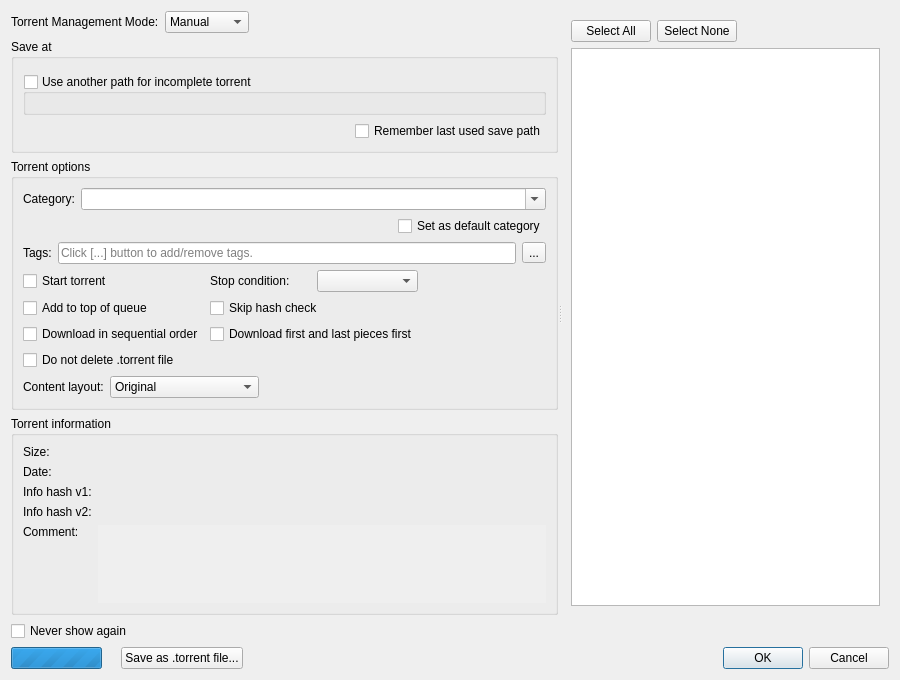
<?xml version="1.0" encoding="UTF-8"?>
<ui version="4.0">
 <class>AddNewTorrentDialog</class>
 <widget class="QDialog" name="AddNewTorrentDialog">
  <property name="geometry">
   <rect>
    <x>0</x>
    <y>0</y>
    <width>900</width>
    <height>680</height>
   </rect>
  </property>
  <layout class="QVBoxLayout" name="AddNewTorrentDialogLayout">
   <item>
    <widget class="QScrollArea" name="scrollArea_2">
     <property name="frameShape">
      <enum>QFrame::Shape::NoFrame</enum>
     </property>
     <property name="sizeAdjustPolicy">
      <enum>QAbstractScrollArea::SizeAdjustPolicy::AdjustToContents</enum>
     </property>
     <property name="widgetResizable">
      <bool>true</bool>
     </property>
     <widget class="QWidget" name="scrollAreaWidgetContents_2">
      <property name="geometry">
       <rect>
        <x>0</x>
        <y>0</y>
        <width>882</width>
        <height>598</height>
       </rect>
      </property>
      <layout class="QVBoxLayout" name="verticalLayout_6">
       <property name="leftMargin">
        <number>0</number>
       </property>
       <property name="topMargin">
        <number>0</number>
       </property>
       <property name="rightMargin">
        <number>0</number>
       </property>
       <property name="bottomMargin">
        <number>0</number>
       </property>
       <item>
        <widget class="QSplitter" name="splitter">
         <property name="orientation">
          <enum>Qt::Orientation::Horizontal</enum>
         </property>
         <property name="childrenCollapsible">
          <bool>false</bool>
         </property>
         <widget class="QFrame" name="torrentoptionsFrame">
          <layout class="QVBoxLayout" name="mainlayout_addui">
           <property name="leftMargin">
            <number>0</number>
           </property>
           <property name="topMargin">
            <number>0</number>
           </property>
           <property name="rightMargin">
            <number>0</number>
           </property>
           <property name="bottomMargin">
            <number>0</number>
           </property>
           <item>
            <layout class="QHBoxLayout" name="managementLayout">
             <item>
              <widget class="QLabel" name="labelTorrentManagementMode">
               <property name="text">
                <string>Torrent Management Mode:</string>
               </property>
              </widget>
             </item>
             <item>
              <widget class="QComboBox" name="comboTMM">
               <property name="toolTip">
                <string>Automatic mode means that various torrent properties(eg save path) will be decided by the associated category</string>
               </property>
               <item>
                <property name="text">
                 <string>Manual</string>
                </property>
               </item>
               <item>
                <property name="text">
                 <string>Automatic</string>
                </property>
               </item>
              </widget>
             </item>
             <item>
              <spacer name="horizontalSpacer">
               <property name="orientation">
                <enum>Qt::Orientation::Horizontal</enum>
               </property>
               <property name="sizeHint" stdset="0">
                <size>
                 <width>20</width>
                 <height>20</height>
                </size>
               </property>
              </spacer>
             </item>
            </layout>
           </item>
           <item>
            <widget class="QGroupBox" name="groupBoxSavePath">
             <property name="title">
              <string>Save at</string>
             </property>
             <layout class="QVBoxLayout" name="verticalLayout">
              <item>
               <widget class="FileSystemPathComboEdit" name="savePath" native="true"/>
              </item>
              <item>
               <widget class="QGroupBox" name="groupBoxDownloadPath">
                <property name="title">
                 <string>Use another path for incomplete torrent</string>
                </property>
                <property name="checkable">
                 <bool>true</bool>
                </property>
                <property name="checked">
                 <bool>false</bool>
                </property>
                <layout class="QVBoxLayout" name="verticalLayout_4">
                 <item>
                  <widget class="FileSystemPathComboEdit" name="downloadPath" native="true"/>
                 </item>
                </layout>
               </widget>
              </item>
              <item>
               <layout class="QHBoxLayout" name="layoutRememberLastSavePath">
                <item>
                 <spacer name="horizontalSpacer_5">
                  <property name="orientation">
                   <enum>Qt::Orientation::Horizontal</enum>
                  </property>
                  <property name="sizeHint" stdset="0">
                   <size>
                    <width>40</width>
                    <height>20</height>
                   </size>
                  </property>
                 </spacer>
                </item>
                <item>
                 <widget class="QCheckBox" name="checkBoxRememberLastSavePath">
                  <property name="text">
                   <string>Remember last used save path</string>
                  </property>
                 </widget>
                </item>
               </layout>
              </item>
             </layout>
            </widget>
           </item>
           <item>
            <widget class="QGroupBox" name="groupBoxSettings">
             <property name="title">
              <string>Torrent options</string>
             </property>
             <layout class="QVBoxLayout" name="verticalLayout_3">
              <item>
               <layout class="QHBoxLayout" name="categoryLayout">
                <item>
                 <widget class="QLabel" name="labelCategory">
                  <property name="text">
                   <string>Category:</string>
                  </property>
                 </widget>
                </item>
                <item>
                 <widget class="QComboBox" name="categoryComboBox">
                  <property name="sizePolicy">
                   <sizepolicy hsizetype="Expanding" vsizetype="Fixed">
                    <horstretch>0</horstretch>
                    <verstretch>0</verstretch>
                   </sizepolicy>
                  </property>
                  <property name="editable">
                   <bool>true</bool>
                  </property>
                  <property name="insertPolicy">
                   <enum>QComboBox::InsertPolicy::InsertAtTop</enum>
                  </property>
                 </widget>
                </item>
               </layout>
              </item>
              <item alignment="Qt::AlignmentFlag::AlignRight">
               <widget class="QCheckBox" name="defaultCategoryCheckbox">
                <property name="text">
                 <string>Set as default category</string>
                </property>
               </widget>
              </item>
              <item>
               <layout class="QHBoxLayout" name="tagsLayout" stretch="0,0,0">
                <item>
                 <widget class="QLabel" name="tagsLabel">
                  <property name="text">
                   <string>Tags:</string>
                  </property>
                 </widget>
                </item>
                <item>
                 <widget class="QLineEdit" name="tagsLineEdit">
                  <property name="sizePolicy">
                   <sizepolicy hsizetype="Expanding" vsizetype="Fixed">
                    <horstretch>0</horstretch>
                    <verstretch>0</verstretch>
                   </sizepolicy>
                  </property>
                  <property name="readOnly">
                   <bool>true</bool>
                  </property>
                  <property name="placeholderText">
                   <string>Click [...] button to add/remove tags.</string>
                  </property>
                  <property name="clearButtonEnabled">
                   <bool>false</bool>
                  </property>
                 </widget>
                </item>
                <item>
                 <widget class="QToolButton" name="tagsEditButton">
                  <property name="toolTip">
                   <string>Add/remove tags</string>
                  </property>
                  <property name="text">
                   <string>...</string>
                  </property>
                 </widget>
                </item>
               </layout>
              </item>
              <item>
               <layout class="QGridLayout" name="gridLayout">
                <item row="0" column="0">
                 <widget class="QCheckBox" name="startTorrentCheckBox">
                  <property name="text">
                   <string>Start torrent</string>
                  </property>
                 </widget>
                </item>
                <item row="0" column="1">
                 <layout class="QHBoxLayout" name="stopConditionLayout">
                  <item>
                   <widget class="QLabel" name="stopConditionLabel">
                    <property name="text">
                     <string>Stop condition:</string>
                    </property>
                   </widget>
                  </item>
                  <item>
                   <widget class="QComboBox" name="stopConditionComboBox"/>
                  </item>
                 </layout>
                </item>
                <item row="0" column="2">
                 <spacer name="horizontalSpacer_3">
                  <property name="orientation">
                   <enum>Qt::Orientation::Horizontal</enum>
                  </property>
                  <property name="sizeHint" stdset="0">
                   <size>
                    <width>40</width>
                    <height>20</height>
                   </size>
                  </property>
                 </spacer>
                </item>
                <item row="1" column="0">
                 <widget class="QCheckBox" name="addToQueueTopCheckBox">
                  <property name="text">
                   <string>Add to top of queue</string>
                  </property>
                 </widget>
                </item>
                <item row="1" column="1">
                 <widget class="QCheckBox" name="skipCheckingCheckBox">
                  <property name="text">
                   <string>Skip hash check</string>
                  </property>
                 </widget>
                </item>
                <item row="2" column="0">
                 <widget class="QCheckBox" name="sequentialCheckBox">
                  <property name="text">
                   <string>Download in sequential order</string>
                  </property>
                 </widget>
                </item>
                <item row="2" column="1">
                 <widget class="QCheckBox" name="firstLastCheckBox">
                  <property name="text">
                   <string>Download first and last pieces first</string>
                  </property>
                 </widget>
                </item>
                <item row="3" column="0">
                 <widget class="QCheckBox" name="doNotDeleteTorrentCheckBox">
                  <property name="toolTip">
                   <string>When checked, the .torrent file will not be deleted regardless of the settings at the &quot;Download&quot; page of the Options dialog</string>
                  </property>
                  <property name="text">
                   <string>Do not delete .torrent file</string>
                  </property>
                 </widget>
                </item>
               </layout>
              </item>
              <item>
               <layout class="QHBoxLayout" name="horizontalLayout_2">
                <item>
                 <widget class="QLabel" name="contentLayoutLabel">
                  <property name="text">
                   <string>Content layout:</string>
                  </property>
                 </widget>
                </item>
                <item>
                 <widget class="QComboBox" name="contentLayoutComboBox">
                  <property name="currentIndex">
                   <number>0</number>
                  </property>
                  <item>
                   <property name="text">
                    <string>Original</string>
                   </property>
                  </item>
                  <item>
                   <property name="text">
                    <string>Create subfolder</string>
                   </property>
                  </item>
                  <item>
                   <property name="text">
                    <string>Don't create subfolder</string>
                   </property>
                  </item>
                 </widget>
                </item>
                <item>
                 <spacer name="horizontalSpacer_4">
                  <property name="orientation">
                   <enum>Qt::Orientation::Horizontal</enum>
                  </property>
                  <property name="sizeHint" stdset="0">
                   <size>
                    <width>40</width>
                    <height>20</height>
                   </size>
                  </property>
                 </spacer>
                </item>
               </layout>
              </item>
             </layout>
            </widget>
           </item>
           <item>
            <widget class="QGroupBox" name="infoGroup">
             <property name="sizePolicy">
              <sizepolicy hsizetype="Preferred" vsizetype="Expanding">
               <horstretch>0</horstretch>
               <verstretch>0</verstretch>
              </sizepolicy>
             </property>
             <property name="title">
              <string>Torrent information</string>
             </property>
             <layout class="QGridLayout" name="gridLayout_2">
              <item row="0" column="0">
               <widget class="QLabel" name="labelSize">
                <property name="text">
                 <string>Size:</string>
                </property>
               </widget>
              </item>
              <item row="0" column="1">
               <widget class="QLabel" name="labelSizeData"/>
              </item>
              <item row="1" column="0">
               <widget class="QLabel" name="labelDate">
                <property name="text">
                 <string>Date:</string>
                </property>
               </widget>
              </item>
              <item row="1" column="1">
               <widget class="QLabel" name="labelDateData"/>
              </item>
              <item row="2" column="0">
               <widget class="QLabel" name="labelInfohash1">
                <property name="text">
                 <string>Info hash v1:</string>
                </property>
               </widget>
              </item>
              <item row="2" column="1">
               <widget class="QLabel" name="labelInfohash1Data">
                <property name="textInteractionFlags">
                 <set>Qt::TextInteractionFlag::TextSelectableByMouse</set>
                </property>
               </widget>
              </item>
              <item row="3" column="0">
               <widget class="QLabel" name="labelInfohash2">
                <property name="text">
                 <string>Info hash v2:</string>
                </property>
               </widget>
              </item>
              <item row="3" column="1">
               <widget class="QLabel" name="labelInfohash2Data">
                <property name="textInteractionFlags">
                 <set>Qt::TextInteractionFlag::TextSelectableByMouse</set>
                </property>
               </widget>
              </item>
              <item row="4" column="0">
               <widget class="QLabel" name="labelComment">
                <property name="text">
                 <string>Comment:</string>
                </property>
                <property name="alignment">
                 <set>Qt::AlignmentFlag::AlignLeading|Qt::AlignmentFlag::AlignLeft|Qt::AlignmentFlag::AlignTop</set>
                </property>
               </widget>
              </item>
              <item row="4" column="1">
               <widget class="QScrollArea" name="scrollArea">
                <property name="frameShape">
                 <enum>QFrame::Shape::NoFrame</enum>
                </property>
                <property name="sizeAdjustPolicy">
                 <enum>QAbstractScrollArea::SizeAdjustPolicy::AdjustToContents</enum>
                </property>
                <property name="widgetResizable">
                 <bool>true</bool>
                </property>
                <widget class="QWidget" name="scrollAreaWidgetContents">
                 <property name="geometry">
                  <rect>
                   <x>0</x>
                   <y>0</y>
                   <width>411</width>
                   <height>70</height>
                  </rect>
                 </property>
                 <layout class="QVBoxLayout" name="verticalLayout_2">
                  <property name="leftMargin">
                   <number>0</number>
                  </property>
                  <property name="topMargin">
                   <number>0</number>
                  </property>
                  <property name="rightMargin">
                   <number>0</number>
                  </property>
                  <property name="bottomMargin">
                   <number>0</number>
                  </property>
                  <item>
                   <widget class="QLabel" name="labelCommentData">
                    <property name="textFormat">
                     <enum>Qt::TextFormat::RichText</enum>
                    </property>
                    <property name="alignment">
                     <set>Qt::AlignmentFlag::AlignLeading|Qt::AlignmentFlag::AlignLeft|Qt::AlignmentFlag::AlignTop</set>
                    </property>
                    <property name="wordWrap">
                     <bool>true</bool>
                    </property>
                    <property name="openExternalLinks">
                     <bool>true</bool>
                    </property>
                    <property name="textInteractionFlags">
                     <set>Qt::TextInteractionFlag::TextSelectableByKeyboard|Qt::TextInteractionFlag::TextSelectableByMouse</set>
                    </property>
                   </widget>
                  </item>
                 </layout>
                </widget>
               </widget>
              </item>
             </layout>
            </widget>
           </item>
          </layout>
         </widget>
         <widget class="QFrame" name="torrentFilesCard">
          <layout class="QVBoxLayout" name="verticalLayout_5">
           <item>
            <layout class="QHBoxLayout" name="contentFilterLayout">
             <item>
              <widget class="QPushButton" name="buttonSelectAll">
               <property name="text">
                <string>Select All</string>
               </property>
              </widget>
             </item>
             <item>
              <widget class="QPushButton" name="buttonSelectNone">
               <property name="text">
                <string>Select None</string>
               </property>
              </widget>
             </item>
             <item>
              <spacer name="horizontalSpacer_6">
               <property name="orientation">
                <enum>Qt::Orientation::Horizontal</enum>
               </property>
               <property name="sizeHint" stdset="0">
                <size>
                 <width>40</width>
                 <height>20</height>
                </size>
               </property>
              </spacer>
             </item>
            </layout>
           </item>
           <item>
            <widget class="TorrentContentWidget" name="contentTreeView">
             <property name="sizePolicy">
              <sizepolicy hsizetype="Expanding" vsizetype="Expanding">
               <horstretch>1</horstretch>
               <verstretch>0</verstretch>
              </sizepolicy>
             </property>
             <property name="contextMenuPolicy">
              <enum>Qt::ContextMenuPolicy::CustomContextMenu</enum>
             </property>
             <property name="selectionMode">
              <enum>QAbstractItemView::SelectionMode::ExtendedSelection</enum>
             </property>
             <property name="sortingEnabled">
              <bool>true</bool>
             </property>
            </widget>
           </item>
          </layout>
         </widget>
        </widget>
       </item>
      </layout>
     </widget>
    </widget>
   </item>
   <item>
    <layout class="QHBoxLayout" name="buttonsHLayout">
     <item>
      <widget class="QCheckBox" name="checkBoxNeverShow">
       <property name="text">
        <string>Never show again</string>
       </property>
      </widget>
     </item>
     <item>
      <spacer name="horizontalSpacer_2">
       <property name="orientation">
        <enum>Qt::Orientation::Horizontal</enum>
       </property>
       <property name="sizeHint" stdset="0">
        <size>
         <width>40</width>
         <height>20</height>
        </size>
       </property>
      </spacer>
     </item>
    </layout>
   </item>
   <item>
    <layout class="QHBoxLayout" name="horizontalLayout">
     <item>
      <layout class="QHBoxLayout" name="metadataLayout">
       <item>
        <widget class="QProgressBar" name="progMetaLoading">
         <property name="sizePolicy">
          <sizepolicy hsizetype="Minimum" vsizetype="Fixed">
           <horstretch>0</horstretch>
           <verstretch>0</verstretch>
          </sizepolicy>
         </property>
         <property name="maximum">
          <number>0</number>
         </property>
         <property name="value">
          <number>-1</number>
         </property>
         <property name="textVisible">
          <bool>false</bool>
         </property>
        </widget>
       </item>
       <item>
        <widget class="QLabel" name="lblMetaLoading">
         <property name="text">
          <string/>
         </property>
        </widget>
       </item>
       <item>
        <widget class="QPushButton" name="buttonSave">
         <property name="text">
          <string>Save as .torrent file...</string>
         </property>
        </widget>
       </item>
      </layout>
     </item>
     <item>
      <widget class="QDialogButtonBox" name="buttonBox">
       <property name="standardButtons">
        <set>QDialogButtonBox::StandardButton::Cancel|QDialogButtonBox::StandardButton::Ok</set>
       </property>
      </widget>
     </item>
    </layout>
   </item>
  </layout>
 </widget>
 <customwidgets>
  <customwidget>
   <class>TorrentContentWidget</class>
   <extends>QTreeView</extends>
   <header>gui/torrentcontentwidget.h</header>
  </customwidget>
  <customwidget>
   <class>FileSystemPathComboEdit</class>
   <extends>QWidget</extends>
   <header>gui/fspathedit.h</header>
   <container>1</container>
  </customwidget>
 </customwidgets>
 <resources/>
 <connections/>
</ui>
